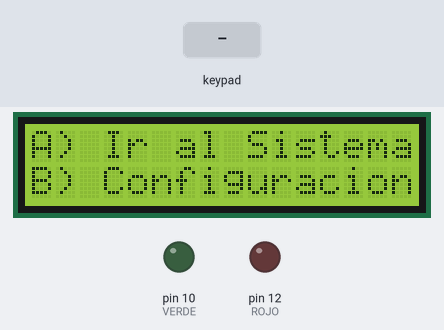
This sketch was run on a simulated Arduino Uno, built with avr-gcc and run on an emulated ATmega328P. Shown: 16×2 character LCD, output pins drawn as LEDs (lit = HIGH). Inputs (shaded band) come from the test bench. What the sketch prints to the serial monitor is not drawn.

Above: at 3.7 s.
3.8 s: key 'A' pressed
At 4.5 s:
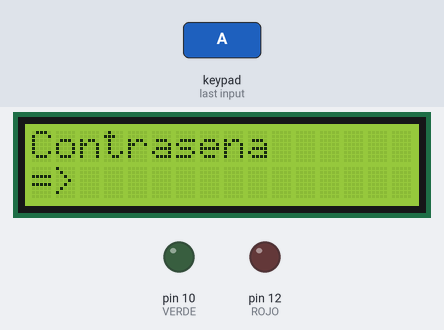
5.6 s: keypad keys 0 7 0 5 0 3 pressed 0.722 s apart
At 9.8 s:
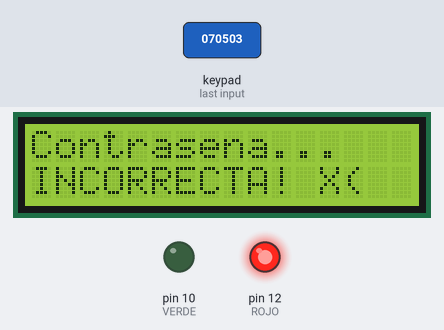
12.9 s: key 'B' pressed
15.9 s: keypad keys 0 7 0 5 0 3 A pressed 0.722 s apart
At 21.5 s:
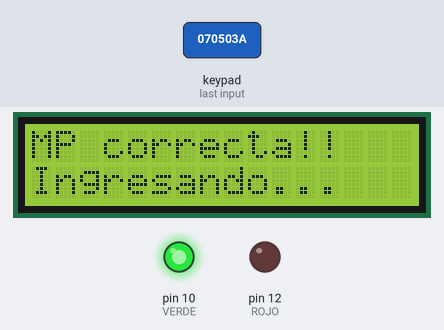
22.4 s: keypad keys 9 8 7 6 pressed 0.722 s apart
At 25.3 s:
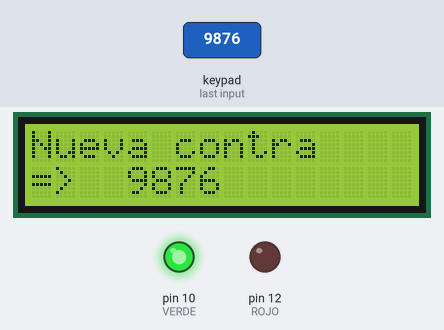
Timing chart, 0 to 29.3 s (numbered marks = the images above; inputs shaded):
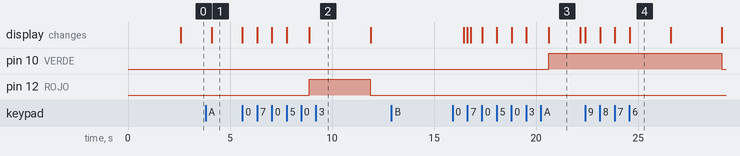

The sketch:

cerraduraSistema.ino
```cpp
#include <Keypad.h>
#include <LiquidCrystal.h>
#include <EEPROM.h>

LiquidCrystal lcd(A0,A1,A2,A3,A4,A5);

const byte filas = 4;
const byte columnas = 4;
char teclas[filas][columnas] = {{'1','2','3','A'},
                                {'4','5','6','B'},
                                {'7','8','9','C'},
                                {'*','0','#','D'}};
byte filasPins[filas] = { 9, 8, 7, 6 };
byte colsPins[columnas] = { 5, 4, 3, 2 };

Keypad kpd = Keypad( makeKeymap(teclas), filasPins, colsPins, filas, columnas );

char mp[7] = {'0', '7', '0', '5', '0', '3'};
char mp2[7];
char pw[5];
char pw2[5];
boolean cerradura=false;
boolean sistema=false;
byte value;

const int VERDE=10;
const int ROJO=12;
int i;


/////////////////////////////////////////////////////////

void ingresaSistema(){
  char key = kpd.getKey();
  key = NO_KEY;
  lcd.clear();
  lcd.setCursor(0, 0);
  lcd.print("Contrasena");
  lcd.setCursor(0, 1);
  lcd.print("=> ");
  leerPW();
  comparaPW();
  Serial.println(pw);
  Serial.println(pw2);
  Serial.println(sistema);
  delay(500);
  if(sistema == true){
    lcd.clear();
    lcd.setCursor(0, 0);
    lcd.print("Contra correcta!");
    lcd.setCursor(0, 1);
    lcd.print("Ingresando...");
    sistema = true;
    digitalWrite(VERDE, HIGH);
    delay(6000);
    sistema = false;
    digitalWrite(VERDE, LOW);
    loop();
  }else if(sistema == false){
      digitalWrite(ROJO, HIGH);
      lcd.clear();
      lcd.setCursor(0, 0);
      lcd.print("Contrasena...");
      lcd.setCursor(0, 1);
      lcd.print("INCORRECTA! X(");
      delay(3000);
      digitalWrite(ROJO, LOW);
      loop();
  }
}

void leerPW(){
  char key;
  int i = 0;
  while (i < 4){
    key = kpd.getKey();
    if (key != NO_KEY){
      if(isDigit(key)){
        lcd.setCursor(i+4, 1);
        lcd.write(key);
        pw2[i] = key;
        i++;
      }else{
        delay(200);
        break;
      }
    }
  }
  delay(500);
}

void comparaPW(){
  delay(100);
  sistema = false;
  for(int i=0; i<4; i++){
    if(pw2[i] == pw[i]){
      sistema = true;
    }else{
      sistema = false;
      break;
    }
  }
}

void abrirConfig(){
  char key = kpd.getKey();
  key = NO_KEY;
  lcd.clear();
  lcd.setCursor(0, 0);
  lcd.print("Master password");
  lcd.setCursor(0, 1);
  lcd.print("=> ");
  leerMP();
  comparaMP();
  Serial.println(mp);
  Serial.println(mp2);
  Serial.println(cerradura);
  delay(500);
  if(cerradura == true){
    digitalWrite(VERDE, HIGH);
    lcd.clear();
    lcd.setCursor(0, 0);
    lcd.print("MP correcta!!");
    lcd.setCursor(0, 1);
    lcd.print("Ingresando...");
    cerradura = true;
    delay(1500);
    cerradura = true;
    menuConfig();
  }else if(cerradura == false){
      digitalWrite(ROJO, HIGH);
      lcd.clear();
      lcd.setCursor(0, 0);
      lcd.print("Contrasena...");
      lcd.setCursor(0, 1);
      lcd.print("INCORRECTA! X(");
      delay(1500);
      digitalWrite(ROJO, LOW);
      loop();
  }
}

void leerMP(){
  char key;
  int i = 0;
  while (i < 6){
    key = kpd.getKey();
    if (key != NO_KEY){
      if(isDigit(key)){
        lcd.setCursor(i+4, 1);
        lcd.write(key);
        mp2[i] = key;
        i++;
      }else{
        delay(200);
        break;
      }
    }
  }
  delay(500);
}

void comparaMP(){
  delay(100);
  cerradura = false;
  for(int i=0; i<6; i++){
    if(mp2[i] == mp[i]){
      cerradura = true;
    }else{
      cerradura = false;
      break;
    }
  }
}

void menuConfig(){
  lcd.clear();
  lcd.setCursor(0, 0);
           //1234567812345678
  lcd.print("A) Nueva contra");
  lcd.setCursor(0, 1);
  lcd.print("B) Borrar contra");
  int aux=0;
  while(aux!=1){
    char key2 = kpd.getKey();
    switch(key2){
      case 'A':
        // N U E V A   C O N T R A
        nuevaContra();
        aux=1;
        break;
      case 'B':
        // B O R R A R   C O N T R A
        borrarContra();
        aux=1;
        break;
    }
  }
  delay(500);
}

void nuevaContra(){
  Serial.println("Nueva Contra");
  lcd.clear();
  lcd.setCursor(0, 0);
  lcd.print("Nueva contra");
  lcd.setCursor(0, 1);
  lcd.print("=> ");
  leerContra();
  Serial.println(pw);
  delay(500);
  digitalWrite(VERDE, LOW);
  loop();
}

void leerContra(){
  char key;
  int i = 0;
  while (i < 4){
    key = kpd.getKey();
    if (key != NO_KEY){
      if(isDigit(key)){
        lcd.setCursor(i+4, 1);
        lcd.write(key);
        pw[i] = key;
        i++;
      }else{
        delay(200);
        break;
      }
    }
  }
  delay(2000);
  lcd.clear();
  lcd.setCursor(0, 0);
           //1234567812345678
  lcd.print("Actualizacion");
  lcd.setCursor(0, 1);
  lcd.print("exitosa...");
  delay(2000);
}

void borrarContra(){
  Serial.println("Borra Contra");
  while (i < 4){
    pw[i] = ' ';
    i++;
  }
  lcd.clear();
  lcd.setCursor(0, 0);
           //1234567812345678
  lcd.print("Contra eliminada");
  lcd.setCursor(0, 1);
  lcd.print("correctamente...");
  delay(2000);
  digitalWrite(VERDE, LOW);
  loop();
}

////////////////////////////////////////////
void setup(){
  Serial.begin(9600);
  lcd.clear();
  lcd.begin(16, 2);
  lcd.setCursor(0, 0);
  lcd.print("LCD de Xime");
  lcd.setCursor(0, 1);
  lcd.print("Bienvenid@!");

  pinMode(VERDE, OUTPUT);
  pinMode(ROJO, OUTPUT);

  delay(2500);
}

void loop() {
  lcd.clear();
  lcd.setCursor(0, 0);
           //1234567812345678
  lcd.print("A) Ir al Sistema");
  lcd.setCursor(0, 1);
  lcd.print("B) Configuracion");
  char key = kpd.getKey();
  switch(key){
    case 'A':
      // P A N T A L L A   I N I C I A L
      ingresaSistema();
      break;
    case 'B':
      // E N T R A R   A L   S I S T E M A
      abrirConfig();
      break;
  }
  delay(500);
}
```

Measured:
- after the input at 3.8 s, the display: changes after 0.30 s (image 1)
- after the input at 5.6 s, pin 12 (ROJO): LOW → HIGH after 3.3 s, → LOW 3.0 s later; the display: first changes at once (image 2 shows a later state)
- after the input at 12.9 s, every drawn part: stays the same
- after the input at 15.9 s, pin 10 (VERDE): LOW → HIGH after 4.7 s; the display: first differs from a run without the input after 0.71 s (image 3 shows a later state)
- after the input at 22.4 s, pin 10 (VERDE): HIGH → LOW after 6.7 s; the display: first changes at once (image 4 shows a later state)
- what the display in image 3 shows lasts 1.6 s, from 20.6 s to 22.2 s
